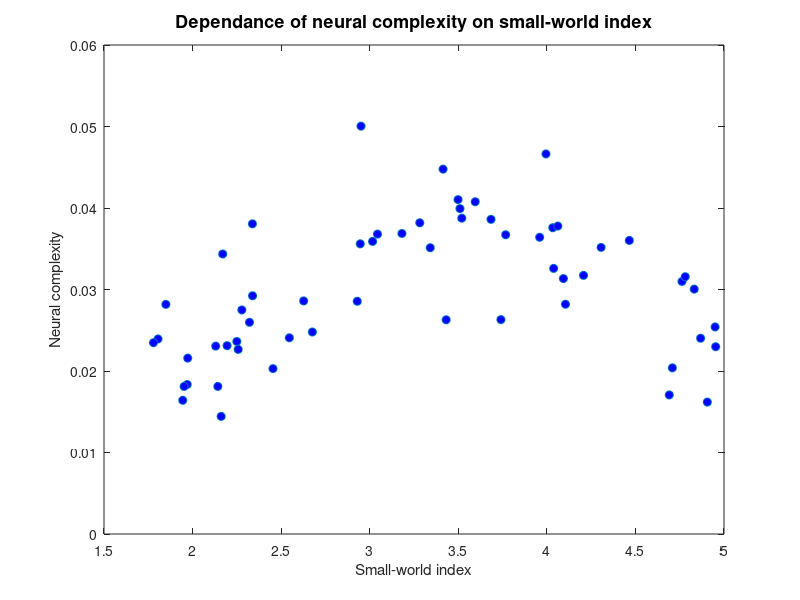
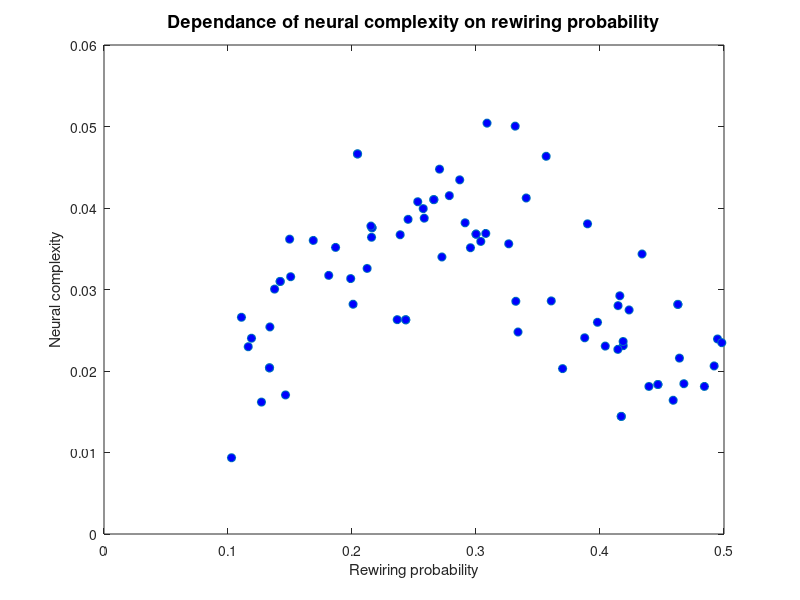

The MATLAB source for these figures, in order:
load('complexityvsindex.mat')
load('complexityvsprobability.mat')
figure(1)
plot(complexityvsindex(:,2),complexityvsindex(:,1),'LineStyle','none','Marker','o','MarkerFaceColor',[0 0 1]);
xlabel('Small-world index','FontSize',11);
ylabel('Neural complexity','FontSize',11);
title('Dependance of neural complexity on small-world index','FontSize',13)
axis([1.5, 5, 0, 0.06]);
figure(2)
plot(complexityvsprobability(:,2),complexityvsprobability(:,1),'LineStyle','none','Marker','o','MarkerFaceColor',[0 0 1]);
xlabel('Rewiring probability','FontSize',11);
ylabel('Neural complexity','FontSize',11);
title('Dependance of neural complexity on rewiring probability','FontSize',13)
axis([0,0.5, 0, 0.06]);